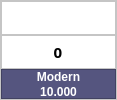
            <widget class="QFrame" name="itemFrame_17">
             <property name="maximumSize">
              <size>
               <width>117</width>
               <height>150</height>
              </size>
             </property>
             <property name="styleSheet">
              <string notr="true">background-color: rgb(255, 255, 255);</string>
             </property>
             <property name="frameShape">
              <enum>QFrame::StyledPanel</enum>
             </property>
             <property name="frameShadow">
              <enum>QFrame::Raised</enum>
             </property>
             <layout class="QVBoxLayout" name="verticalLayout_42">
              <property name="spacing">
               <number>0</number>
              </property>
              <property name="leftMargin">
               <number>0</number>
              </property>
              <property name="topMargin">
               <number>0</number>
              </property>
              <property name="rightMargin">
               <number>0</number>
              </property>
              <property name="bottomMargin">
               <number>0</number>
              </property>
              <item>
               <widget class="QFrame" name="frame_56">
                <property name="frameShape">
                 <enum>QFrame::StyledPanel</enum>
                </property>
                <property name="frameShadow">
                 <enum>QFrame::Raised</enum>
                </property>
                <layout class="QHBoxLayout" name="horizontalLayout_55">
                 <property name="spacing">
                  <number>0</number>
                 </property>
                 <property name="leftMargin">
                  <number>0</number>
                 </property>
                 <property name="topMargin">
                  <number>0</number>
                 </property>
                 <property name="rightMargin">
                  <number>0</number>
                 </property>
                 <property name="bottomMargin">
                  <number>0</number>
                 </property>
                 <item>
                  <widget class="QPushButton" name="selectBtn1_17">
                   <property name="maximumSize">
                    <size>
                     <width>153</width>
                     <height>153</height>
                    </size>
                   </property>
                   <property name="text">
                    <string/>
                   </property>
                   <property name="icon">
                    <iconset>
                     <normaloff>img/3D-LAU-THAI-TOM_salce1-1.png</normaloff>img/3D-LAU-THAI-TOM_salce1-1.png</iconset>
                   </property>
                   <property name="iconSize">
                    <size>
                     <width>60</width>
                     <height>60</height>
                    </size>
                   </property>
                   <property name="flat">
                    <bool>true</bool>
                   </property>
                  </widget>
                 </item>
                </layout>
               </widget>
              </item>
              <item>
               <widget class="QFrame" name="adjustFrame17">
                <property name="maximumSize">
                 <size>
                  <width>16777215</width>
                  <height>35</height>
                 </size>
                </property>
                <property name="frameShape">
                 <enum>QFrame::StyledPanel</enum>
                </property>
                <property name="frameShadow">
                 <enum>QFrame::Raised</enum>
                </property>
                <layout class="QHBoxLayout" name="horizontalLayout_54">
                 <property name="spacing">
                  <number>0</number>
                 </property>
                 <property name="leftMargin">
                  <number>0</number>
                 </property>
                 <property name="topMargin">
                  <number>0</number>
                 </property>
                 <property name="rightMargin">
                  <number>0</number>
                 </property>
                 <property name="bottomMargin">
                  <number>0</number>
                 </property>
                 <item>
                  <widget class="QPushButton" name="addItem1_17">
                   <property name="maximumSize">
                    <size>
                     <width>20</width>
                     <height>20</height>
                    </size>
                   </property>
                   <property name="text">
                    <string/>
                   </property>
                   <property name="icon">
                    <iconset>
                     <normaloff>img/add.png</normaloff>img/add.png</iconset>
                   </property>
                   <property name="flat">
                    <bool>true</bool>
                   </property>
                  </widget>
                 </item>
                 <item>
                  <widget class="QLabel" name="countItem1_17">
                   <property name="maximumSize">
                    <size>
                     <width>20</width>
                     <height>20</height>
                    </size>
                   </property>
                   <property name="font">
                    <font>
                     <family>MS Gothic</family>
                     <pointsize>11</pointsize>
                     <weight>75</weight>
                     <bold>true</bold>
                    </font>
                   </property>
                   <property name="text">
                    <string>0</string>
                   </property>
                   <property name="alignment">
                    <set>Qt::AlignCenter</set>
                   </property>
                  </widget>
                 </item>
                 <item>
                  <widget class="QPushButton" name="minusItem1_17">
                   <property name="maximumSize">
                    <size>
                     <width>20</width>
                     <height>20</height>
                    </size>
                   </property>
                   <property name="text">
                    <string/>
                   </property>
                   <property name="icon">
                    <iconset>
                     <normaloff>img/minus-button.png</normaloff>img/minus-button.png</iconset>
                   </property>
                   <property name="flat">
                    <bool>true</bool>
                   </property>
                  </widget>
                 </item>
                </layout>
               </widget>
              </item>
              <item>
               <widget class="QFrame" name="frame_54">
                <property name="maximumSize">
                 <size>
                  <width>16777215</width>
                  <height>30</height>
                 </size>
                </property>
                <property name="styleSheet">
                 <string notr="true">color: rgb(255, 255, 255);
background-color: rgb(85, 85, 127);</string>
                </property>
                <property name="frameShape">
                 <enum>QFrame::StyledPanel</enum>
                </property>
                <property name="frameShadow">
                 <enum>QFrame::Raised</enum>
                </property>
                <layout class="QVBoxLayout" name="verticalLayout_41">
                 <property name="spacing">
                  <number>2</number>
                 </property>
                 <property name="leftMargin">
                  <number>0</number>
                 </property>
                 <property name="topMargin">
                  <number>0</number>
                 </property>
                 <property name="rightMargin">
                  <number>0</number>
                 </property>
                 <property name="bottomMargin">
                  <number>0</number>
                 </property>
                 <item>
                  <widget class="QLabel" name="nameItem_27">
                   <property name="font">
                    <font>
                     <family>Segoe UI</family>
                     <weight>75</weight>
                     <bold>true</bold>
                    </font>
                   </property>
                   <property name="text">
                    <string>Modern</string>
                   </property>
                   <property name="alignment">
                    <set>Qt::AlignCenter</set>
                   </property>
                  </widget>
                 </item>
                 <item>
                  <widget class="QLabel" name="costItem1_17">
                   <property name="font">
                    <font>
                     <family>Segoe UI</family>
                     <weight>75</weight>
                     <bold>true</bold>
                    </font>
                   </property>
                   <property name="text">
                    <string>10.000</string>
                   </property>
                   <property name="alignment">
                    <set>Qt::AlignCenter</set>
                   </property>
                  </widget>
                 </item>
                </layout>
               </widget>
              </item>
             </layout>
            </widget>
